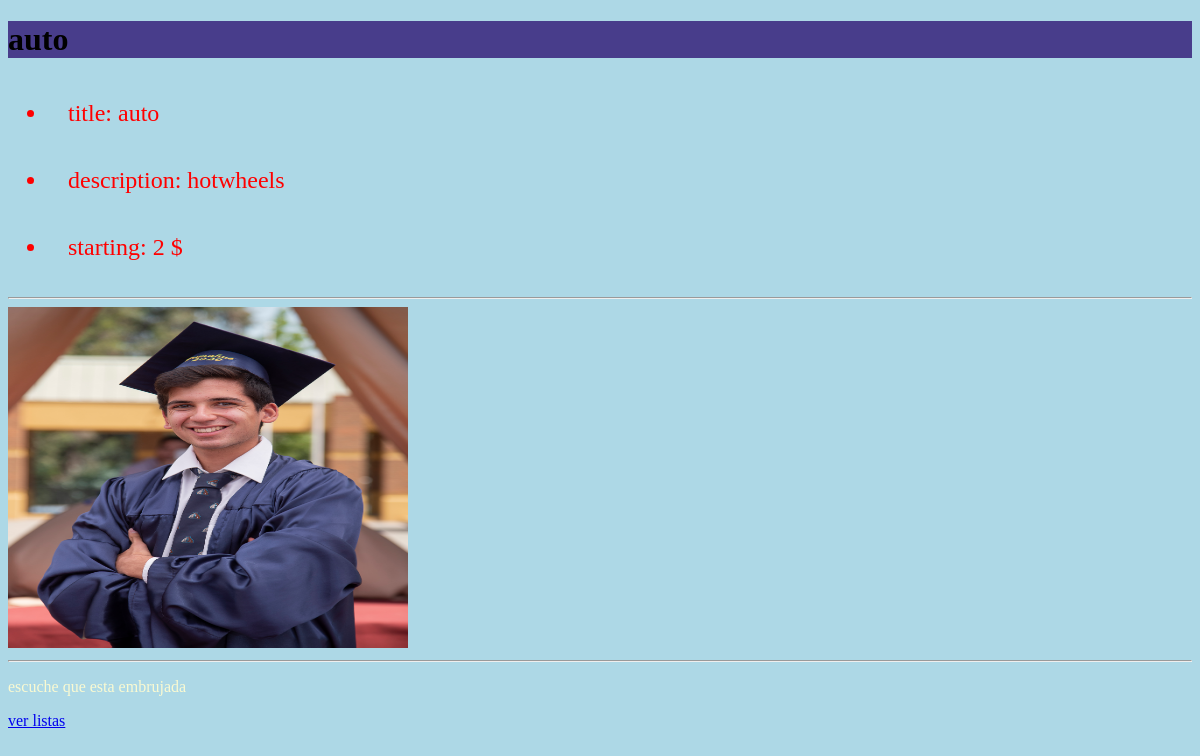
The page /listing4 (signed in) on the database its author committed.
### listing/models.py (models this page shows, shortened)
class Listing(models.Model):
    title = models.CharField(max_length=64, )
    description = models.CharField(max_length=64)
    starting = models.IntegerField()
    imagen = models.ImageField(null=True, blank=True)
    comentarios = models.CharField(max_length=300, null=True)

### listing/views.py (the view)
# urls.py: path("<int:listing_id>", views.list, name="listing"),
@login_required(login_url='login')
def list(request, listing_id):
    return render(request, "listing/list.html", {
        "listing": Listing.objects.get(id=listing_id),
    })

### listing/templates/listing/list.html
{% extends "listing/layout.html" %}
{% block body %}
<h1>{{ listing.title }}</h1>
<ul>
    <li>title: {{ listing.title }} </li>
    <li>description: {{ listing.description }}</li>
    <li>starting: {{ listing.starting }} $</li>
</ul>
    <hr>
<img src="images/{{ listing.imagen }}", width="400"
     height="341">
<hr>
<p>  {{ listing.comentarios }} </p>
 <a href={%  url 'listing:index' %}> ver listas   </a>
{% endblock %}

### static/listing/styles.css (style rules this page uses)
body { color: black; background-color: lightblue; }
h1 { background-color: darkslateblue; }
p { color: lightgoldenrodyellow; }
li { font-family: "Arial Black"; font-size: x-large ; color: red; padding: 20px; }

### rows shown on the page
Listing: title "auto", description "hotwheels", starting "2", imagen (picture), comentarios "escuche que esta embrujada"
